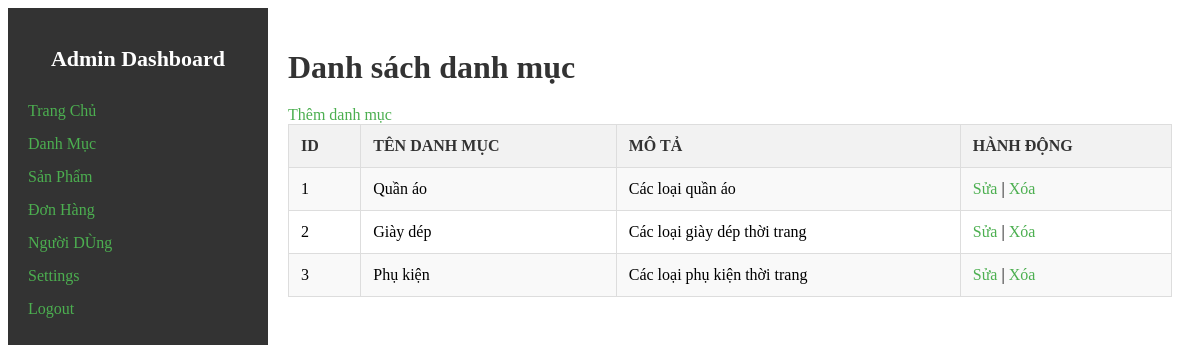
The app's page /index.php?page=categories with its own data.
### tables this page shows
CREATE TABLE `categories` (
  `id` int(11) NOT NULL,
  `name` varchar(255) NOT NULL,
  `description` text DEFAULT NULL
);

### categories/index.php (the view, shortened to what this page needs)
<?php
include __DIR__ . '/../config/db.php';
$sql = "SELECT * FROM categories";
$result = $conn->query($sql);
?>
<!DOCTYPE html>
<html>
<head>
</head>
<body>
    <h1>Danh sách danh mục</h1>
    <a href="index.php?page=add_category">Thêm danh mục</a>
    <table border="1">
        <tr>
            <th>ID</th>
            <th>Tên danh mục</th>
            <th>Mô tả</th>
            <th>Hành động</th>
        </tr>
        <?php
        if ($result->num_rows > 0) {
            while($row = $result->fetch_assoc()) {
                echo "<tr>";
                echo "<td>" . $row["id"] . "</td>";
                echo "<td>" . $row["name"] . "</td>";
                echo "<td>" . $row["description"] . "</td>";
                echo "<td>
                        <a href='index.php?page=edit_category&id=" . $row["id"] . "'>Sửa</a> |
                        <a href='index.php?page=delete_category&id=" . $row["id"] . "' onclick='return confirm(\"Bạn có chắc chắn muốn xóa?\");'>Xóa</a>
                      </td>";
                echo "</tr>";
            }
        } else {
            echo "<tr><td colspan='4'>Không có danh mục nào</td></tr>";
        }
        ?>
    </table>
</body>
</html>

### styles.css (style rules this page uses)
table { width: 100%; border-collapse: collapse; margin-bottom: 20px; }
table th, table td { border: 1px solid #ddd; padding: 12px; text-align: left; }
table th { background-color: #f2f2f2; color: #333; text-transform: uppercase; }
table tr:nth-child(even) { background-color: #f9f9f9; }
a { color: #4CAF50; text-decoration: none; }
h1, h2, h3 { color: #333; margin-bottom: 20px; }

### records on screen
categories: id "1", name "Quần áo", description "Các loại quần áo"
categories: id "2", name "Giày dép", description "Các loại giày dép thời trang"
categories: id "3", name "Phụ kiện", description "Các loại phụ kiện thời trang"
